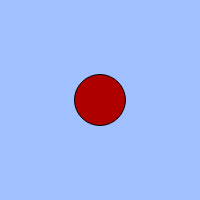
Frame 1 (no input)
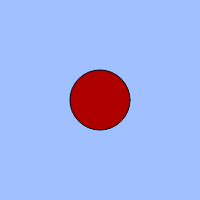
Frame 60 (no input)
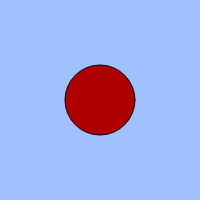
Frame 120 (the mouse pressed at the canvas centre since frame 60)

The p5.js sketch that drew these frames (run headless with seeded random() and noise() and a simulated clock; from frame 60 on, the mouse is pressed at the canvas centre):

// p5.js sketch
// ── sketch.js
// 練習問題「心臓の鼓動のように大きくなったり小さくなったりする円」
let count;
let cycle;

function setup(){
  createCanvas(200, 200);
  count = 0;
  cycle = 100;
}

function draw(){
  background(160, 192, 255);
  count = (count + 1) % cycle;
  console.log(count);
  // BLANK[1]
  let size = count;
  
  if(count<50){
  fill(175,0,0);
  ellipse(width / 2, height / 2,  size+50);
  }
  else{
    ellipse(width / 2, height / 2, size);
  }
}
